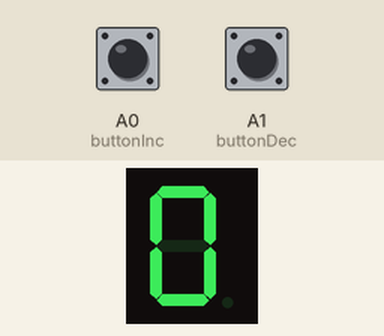
A sketch run on a simulated Arduino Uno, built with avr-gcc and run on an emulated ATmega328P. Shown: 1-digit seven-segment display. Wiring (inferred from the names in the program): 1-digit 7-segment display, segments lit when HIGH: segments pin 2, pin 3, pin 4, pin 5, pin 6, pin 7, pin 8, pin 13. Inputs (shaded band) come from the test bench; at power-on: A0 (buttonInc) HIGH, A1 (buttonDec) HIGH. The segment pins are drawn as the display they are named for.

Above: at 1.2 s.
1.3 s: A0 (buttonInc) pulled LOW for 1 s
At 3.5 s:
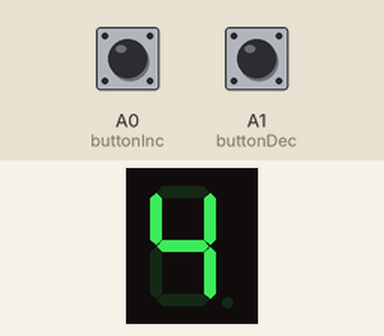
3.8 s: A1 (buttonDec) pulled LOW for 3.2 s
At 7.8 s:
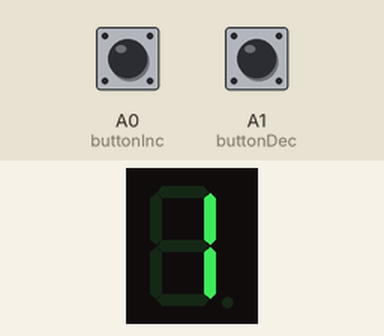
Timing chart, 0 to 9.3 s (numbered marks = the images above; inputs shaded):
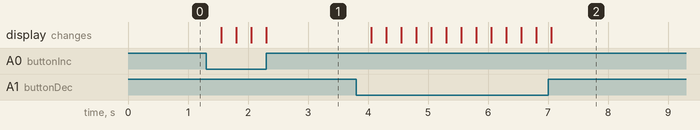

The sketch:

seven_segment_1digit_buttons.ino
```cpp
/*
  1-Digit 7-Segment Display + Buttons Example
  - Connect segments A-G, DP to D2-D8
  - Button1: Increment (A0, active LOW)
  - Button2: Decrement (A1, active LOW)
  - Use current-limiting resistors for each segment!
*/
const int segmentPins[8] = {2, 3, 4, 5, 6, 7, 8, 13}; // A,B,C,D,E,F,G,DP
const int buttonInc = A0;
const int buttonDec = A1;
int digit = 0;
const byte digitCode[10] = {
  0b00111111, // 0
  0b00000110, // 1
  0b01011011, // 2
  0b01001111, // 3
  0b01100110, // 4
  0b01101101, // 5
  0b01111101, // 6
  0b00000111, // 7
  0b01111111, // 8
  0b01101111  // 9
};
void setup() {
  for (int i = 0; i < 8; i++) pinMode(segmentPins[i], OUTPUT);
  pinMode(buttonInc, INPUT_PULLUP);
  pinMode(buttonDec, INPUT_PULLUP);
}
void loop() {
  showDigit(digit);
  if (digitalRead(buttonInc) == LOW) { digit++; delay(250); }
  if (digitalRead(buttonDec) == LOW) { digit--; delay(250); }
  if (digit > 9) digit = 0;
  if (digit < 0) digit = 9;
}
void showDigit(int num) {
  for (int i = 0; i < 8; i++) digitalWrite(segmentPins[i], (digitCode[num] >> i) & 1);
} 
```

Measured:
- after the input at 1.3 s, the display: first changes after 0.25 s (image 1 shows a later state)
- after the input at 3.8 s, the display: first changes after 0.25 s (image 2 shows a later state)
